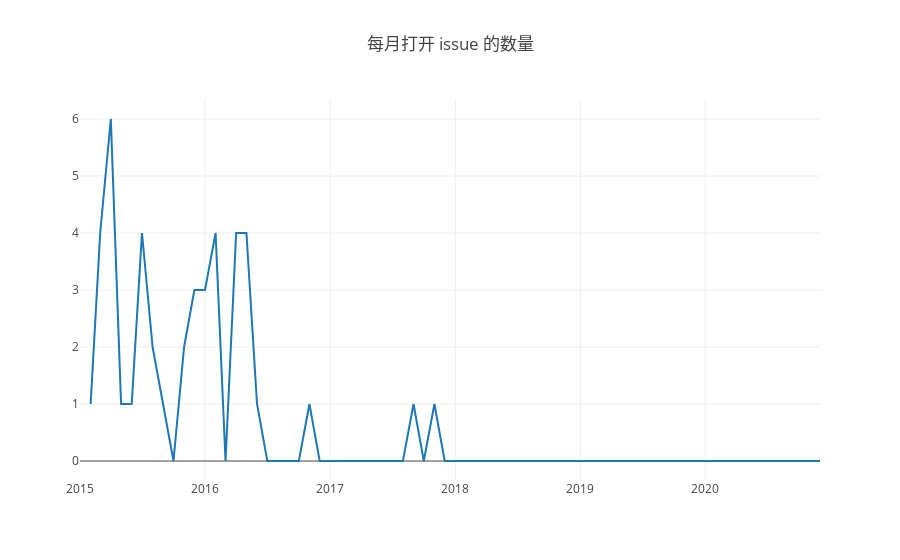

Write notebook code for a chart like this one.
### Code cell
openDigger.render.plotly(
    [
        {x: year_month_axis, y: issues_open_per_month, mode: 'scatter', name: 'issue 数量'}
    ],
    {
        title: '每月打开 issue 的数量'
    }
)

### Figure 1 — Plotly figure (JSON) as saved in the notebook; plotly's stock layout.template omitted (floating-point values rounded to 4 significant figures)
{"data": [{"mode": "scatter", "name": "issue 数量", "x": ["2015-1", "2015-2", "2015-3", "2015-4", "2015-5", "2015-6", "2015-7", "2015-8", "2015-9", "2015-10", "2015-11", "2015-12", "2016-1", "2016-2", "2016-3", "2016-4", "2016-5", "2016-6", "2016-7", "2016-8", "2016-9", "2016-10", "2016-11", "2016-12", "2017-1", "2017-2", "2017-3", "2017-4", "2017-5", "2017-6", "2017-7", "2017-8", "2017-9", "2017-10", "2017-11", "2017-12", "2018-1", "2018-2", "2018-3", "2018-4", "2018-5", "2018-6", "2018-7", "2018-8", "2018-9", "2018-10", "2018-11", "2018-12", "2019-1", "2019-2", "2019-3", "2019-4", "2019-5", "2019-6", "2019-7", "2019-8", "2019-9", "2019-10", "2019-11", "2019-12", "2020-1", "2020-2", "2020-3", "2020-4", "2020-5", "2020-6", "2020-7", "2020-8", "2020-9", "2020-10", "2020-11", "2020-12"], "y": [null, "1", "4", "6", "1", "1", "4", "2", "1", "0", "2", "3", "3", "4", "0", "4", "4", "1", "0", "0", "0", "0", "1", "0", "0", "0", "0", "0", "0", "0", "0", "0", "1", "0", "1", "0", "0", "0", "0", "0", "0", "0", "0", "0", "0", "0", "0", "0", "0", "0", "0", "0", "0", "0", "0", "0", "0", "0", "0", "0", "0", "0", "0", "0", "0", "0", "0", "0", "0", "0", "0", "0", "0"]}], "layout": {"autosize": true, "title": {"text": "每月打开 issue 的数量"}, "xaxis": {"autorange": true, "range": ["2015-01-01", "2020-12-01"], "type": "date"}, "yaxis": {"autorange": true, "range": [-0.3333, 6.333], "type": "linear"}}}
